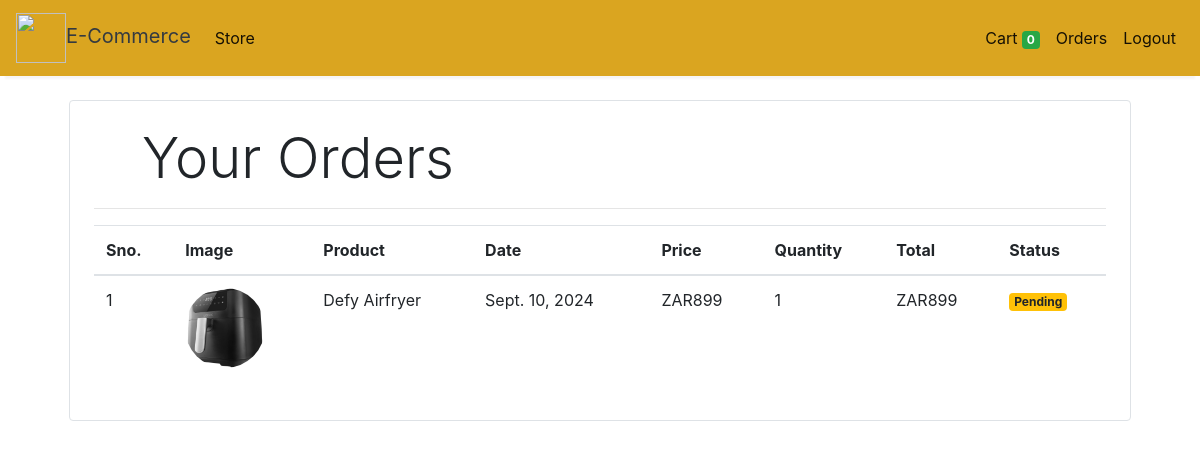
The page /orders (signed in) on the database its author committed.
### store/models/orders.py (models this page shows, shortened)
class Order(models.Model):
    product = models.ForeignKey(Products,
                                on_delete=models.CASCADE)
    customer = models.ForeignKey(Customer,
                                 on_delete=models.CASCADE)
    quantity = models.IntegerField(default=1)
    price = models.IntegerField()
    address = models.CharField (max_length=50, default='', blank=True)
    phone = models.CharField (max_length=50, default='', blank=True)
    date = models.DateField (default=datetime.datetime.today)
    status = models.BooleanField (default=False)
    @staticmethod
    def get_orders_by_customer(customer_id):
        return Order.objects.filter(customer=customer_id).order_by('-date')
    class Meta:
        verbose_name = "Order"
        verbose_name_plural = "Orders"
        ordering = ['-date']

### store/models/product.py (models this page shows, shortened)
class Products(models.Model):
    name = models.CharField(max_length=60)
    price= models.IntegerField(default=0)
    category= models.ForeignKey(Category,on_delete=models.CASCADE,default=1 )
    description= models.CharField(max_length=250, default='', blank=True, null= True)
    image= models.ImageField(upload_to='uploads/products/')

### store/middlewares/auth.py (the view)
    def middleware(request):
        print(request.session.get('customer'))
        returnUrl = request.META['PATH_INFO']
        print(request.META['PATH_INFO'])
        if not request.session.get('customer'):
           return redirect(f'login?return_url={returnUrl}')
        response = get_response(request)
        return response

### store/templatetags/custom_filter.py (called while the page is built)
@register.filter(name='currency')
def currency(number):
    return "ZAR"+str(number)

@register.filter(name='multiply')
def multiply(number , number1):
    return number * number1

### store/views/orders.py (called while the page is built)
    def get(self , request ):
        customer = request.session.get('customer')
        orders = Order.get_orders_by_customer(customer)
        print(orders)
        return render(request , 'orders.html'  , {'orders' : orders})

### store/templates/orders.html
{% extends 'base.html' %}
{% block content %}
{% load cart %}
{% load custom_filter %}
<div class="container">
   <div class="border rounded p-4 m-4">
        <p class="display-4 pl-4 ml-4">Your Orders</p>
        <hr>
        <table class="table">
            <thead>
                <tr>
                    <th>Sno.</th>
                    <th>Image</th>
                    <th>Product</th>
                    <th>Date</th>
                    <th>Price</th>
                    <th>Quantity</th>
                    <th>Total</th>
                    <th>Status</th>
                </tr>
            </thead>
            <tbody>
                {% for order in orders %}
                <tr>
                    <td>{{forloop.counter}}</td>
                    <td><img style="height: 80px;" class="rounded-circle" src="{{order.product.image.url}}" alt=""></td>
                    <td>{{order.product.name}}</td>
                    <td>{{order.date}}</td>
                    <td>{{order.price|currency}}</td>
                    <td>{{order.quantity}}</td>
                    <td>{{order.quantity|multiply:order.price|currency}}</td>
                    {% if order.status %}
                    <td><small class="badge badge-success">Completed</small></td>
                    {%else%}
                    <td><small class="badge badge-warning">Pending</small></td>
                    {% endif %}
                </tr>
                {% endfor %}
            </tbody>
        </table>
   </div>
</div>
{% endblock %}

### rows shown on the page
Order: product.image (picture), product.name "Defy Airfryer", date "Sept. 10, 2024", price "ZAR899", quantity "1", quantity|multiply "ZAR899", status "Pending"

### other values the page prints
{{ request.session.cart.keys|length }} "0"
